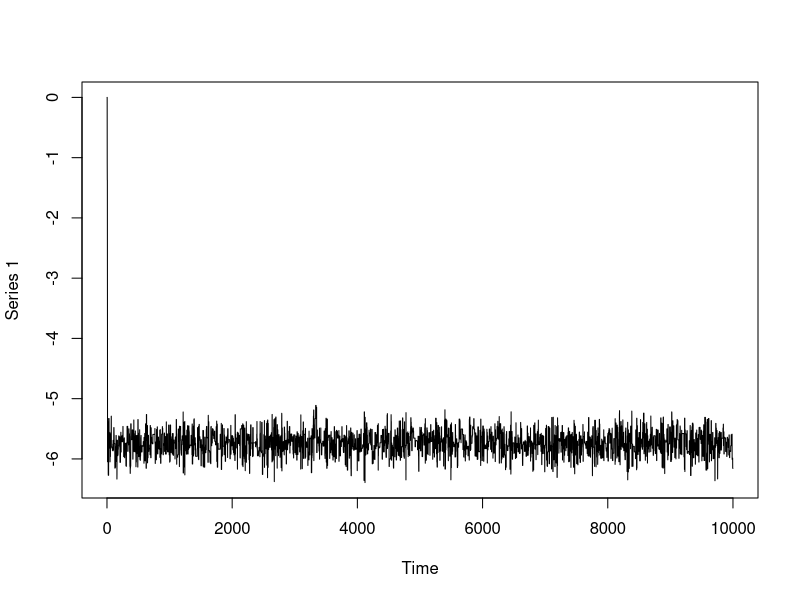
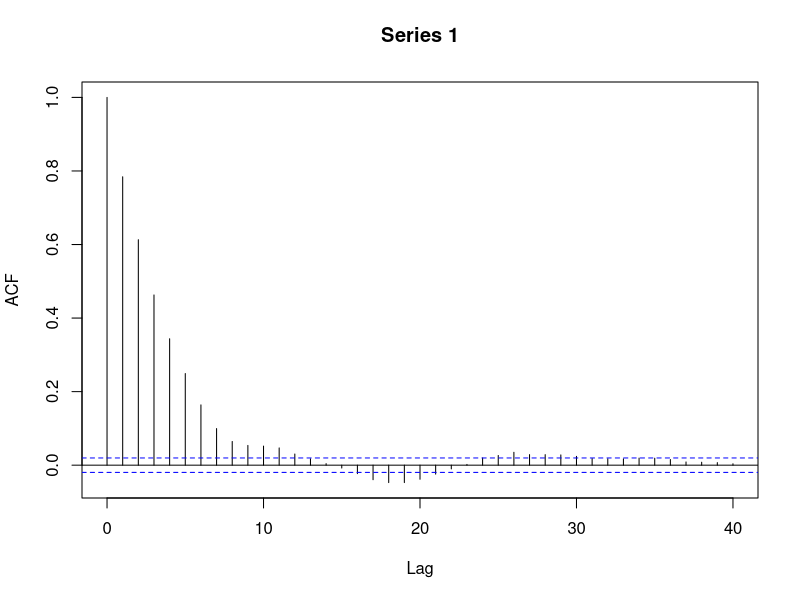

Here is the R script that generated these plots, in order: (Note: this script raises an error after producing the figures.)
## ---- chunk 1
set.seed(719)
dados <- data.frame(
  t = rexp(100, rate = 1/100), 
  ev = as.numeric(runif(100) > 0.7)
)
## ---- chunk 2
L <- function(param, dados){
  # para evitar problemas de espaço vou usar o log do parametro no mcmc
  # por isso o exponencio no início
  theta <- exp(param)
  
  ver <- ifelse(
    dados$ev == 1, 
    yes = dexp(dados$t, theta, log = T),  # isso é f(t)
    no  = pexp(dados$t, theta, log.p = T, lower.tail = F) # lower tail=F indica S(t)
  )
  
  ver <- ifelse(is.nan(ver), -Inf, ver)
  ver <- ifelse(ver == Inf, 0, ver)
  sum(ver)
}
## ---- chunk 3
priori <- function(param){
  theta <- param
  theta <- dnorm(theta, mean = 0, sd = 1000, log = T)
  theta
}
## ---- chunk 4
posteriori <- function(param, dados){
  priori(param) + L(param, dados)
}
## ---- chunk 5
library(mcmc)
set.seed(738)
out <- metrop(posteriori, initial = 0, nbatch = 10000, dados = dados)
## ---- chunk 6
out$accept
## ---- chunk 7
plot(ts(out$batch))
## ---- chunk 8
acf(out$batch)
## ---- chunk 9
set.seed(172)
out2 <- metrop(out, nbatch = 5000, nspac = 30, dados = dados)
## ---- chunk 10
mean(exp(out2$batch))
## ---- chunk 11
mod <- survreg(Surv(t, ev) ~ 1, data = dados, dist = "exp")
summary(mod)
## ---- chunk 12
exp(mod$coefficients)
